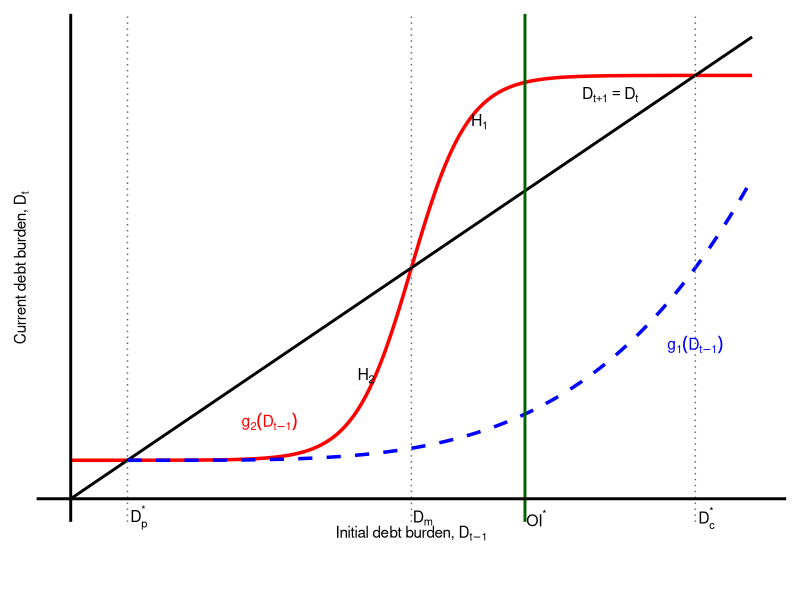

Recreate this plot in R.
library(ggplot2)

# Données
x <- seq(0, 12, length.out = 500)

df <- data.frame(
  x = x,
  y_line = x,
  y_sig = 1 + 10/(1 + exp(-2*(x - 6)))
)

# Points repères
D_p  <- 1
OI   <- 8
D_m  <- 6
D_c  <- 11

# Courbe convexe bleue
df_conv <- data.frame(
  x = seq(D_p, 12, length.out = 300)
)

df_conv$y_conv <- 1 + 0.0005 * (df_conv$x - D_p)^4

# Graphique
ggplot(df, aes(x = x)) +
  # Courbes
  geom_line(aes(y = y_sig), color = "red", linewidth = 1.2) +
  geom_line(aes(y = y_line), color = "black", linewidth = 1) +
  geom_line(data = df_conv, aes(x = x, y = y_conv),
            color = "blue", linewidth = 1.2, linetype = "dashed") +
  
  # Lignes verticales
  geom_vline(xintercept = OI, color = "darkgreen", linewidth = 1) +
  geom_vline(xintercept = c(D_p, D_m, D_c),
             linetype = "dotted", color = "grey40") +
  
  # Axes dessinés
  geom_hline(yintercept = 0, color = "black", linewidth = 1) +
  geom_vline(xintercept = 0, color = "black", linewidth = 1) +
  
  # Limites
  coord_cartesian(xlim = c(0, 12), ylim = c(0, 12), clip = "off") +
  
  # Suppression complète des graduations
  scale_x_continuous(breaks = NULL) +
  scale_y_continuous(breaks = NULL) +
  
  # Thème
  theme_minimal() +
  theme(
    panel.grid = element_blank(),
    axis.line = element_blank(),
    axis.ticks = element_blank(),
    plot.margin = margin(t = 10, r = 10, b = 40, l = 10)
  ) +
  
  # Labels axes
  labs(
    x = expression("Initial debt burden, " * D[t-1]),
    y = expression("Current debt burden, " * D[t])
  ) +
  
  # Annotations
  annotate("text", x = 3.5, y = 2,
           label = expression(g[2](D[t-1])),
           color = "red", size = 4) +
  annotate("text", x = 11, y = 4,
           label = expression(g[1](D[t-1])),
           color = "blue", size = 4) +
  annotate("text", x = 9.5, y = 10.5,
           label = expression(D[t+1] == D[t]),
           size = 4) +
  annotate("text", x = 7.2, y = 9.8,
           label = expression(H[1]), size = 4) +
  annotate("text", x = 5.2, y = 3.2,
           label = expression(H[2]), size = 4) +
  
  # Labels personnalisés sur l’axe x
  annotate("text", x = D_p+0.2, y = -0.5,
           label = expression(D[p]^"*"), size = 4) +
  annotate("text", x = OI+0.2, y = -0.5,
           label = expression(OI^"*"), size = 4) +
  annotate("text", x = D_m+0.2, y = -0.5,
           label = expression(D[m]), size = 4) +
  annotate("text", x = D_c+0.2, y = -0.5,
           label = expression(D[c]^"*"), size = 4)
